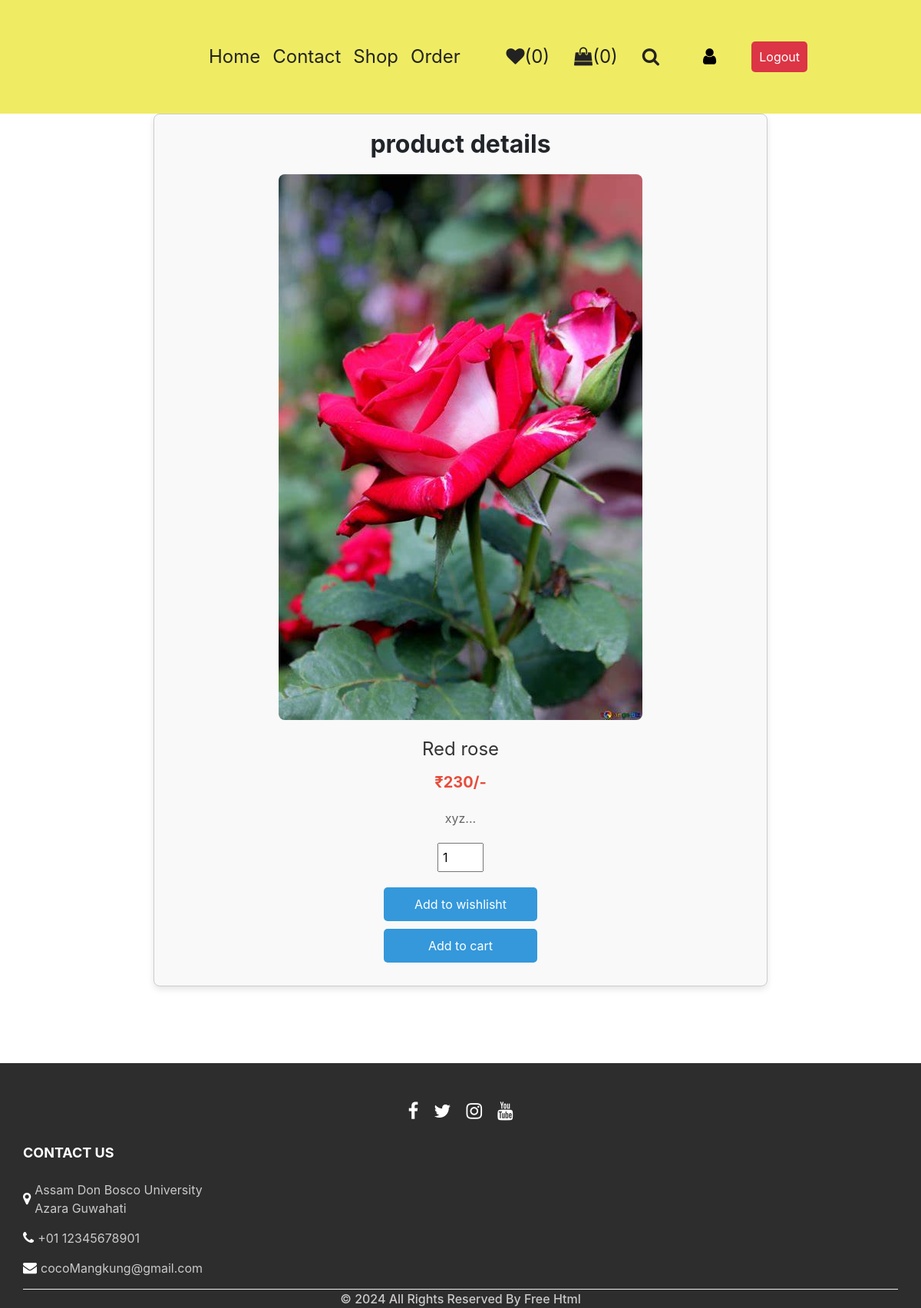
Page /view_page.php?pid=13 on the committed database.
### tables this page shows
CREATE TABLE `products` (
  `id` int(100) NOT NULL,
  `name` varchar(100) NOT NULL,
  `details` varchar(500) NOT NULL,
  `price` int(100) NOT NULL,
  `image` varchar(100) NOT NULL,
  `qty` int(100) NOT NULL
);

### view_page.php (the view, shortened to what this page needs)
<?php
@include 'config.php';
?>
<!DOCTYPE html>
<html lang="en">
<head>
   <link rel="stylesheet" href="https://cdnjs.cloudflare.com/ajax/libs/font-awesome/6.0.0/css/all.min.css">
   <link rel="stylesheet" href="css_page/style1.css">
   <link rel="stylesheet" href="css_page/view_page1.css">
</head>
<body>
<?php @include 'heading.php'; ?>
<section class="quick-view">
    <h1 class="title">product details</h1>
    <?php
        if(isset($_GET['pid'])){
            $pid = $_GET['pid'];
            $select_products = mysqli_query($conn, "SELECT * FROM `products` WHERE id = '$pid'") or die('query failed');
         if(mysqli_num_rows($select_products) > 0){
            while($fetch_products = mysqli_fetch_assoc($select_products)){
    ?>
    <form action="" method="POST">
         <img src="uploaded_img/<?php echo $fetch_products['image']; ?>" alt="" class="image">
         <div class="sub-container">
         <div class="name"><?php echo $fetch_products['name']; ?></div>
         <div class="price">₹<?php echo $fetch_products['price']; ?>/-</div>
         <div class="details"><?php echo $fetch_products['details']; ?></div>
         <input type="number" name="product_quantity" value="1" min="0" class="qty">
         <button type="submit" value="add to wishlist" name="add_to_wishlist" class="btn btn-primary">Add to wishlisht</button>
         <button type="submit" value="add to cart" name="add_to_cart" class="btn btn-primary">Add to cart</button>
            </div>
      </form>
    <?php
            }
        }else{
        echo '<p class="empty">no products details available!</p>';
        }
    }
    ?>
</section>
<?php @include 'footing.php'; ?>
</body>
</html>

### css_page/style1.css (style rules this page uses)
body { font-family: "poppins", sans-serif; color: #101010; background-color: #ffffff; }

### css_page/view_page1.css (style rules this page uses)
.quick-view { max-width: 800px; margin: 0 auto; padding: 20px; text-align: center; border: 1px solid #ccc; border-radius: 8px; background-color: #f9f9f9; box-shadow: 0 4px 8px rgba(0, 0, 0, 0.1); }
.quick-view .title { font-size: 2rem; margin-bottom: 20px; font-weight: bold; }
.quick-view .image { max-width: 100%; height: auto; margin-bottom: 20px; border-radius: 8px; }
.quick-view .name { font-size: 1.5rem; margin-bottom: 10px; color: #333; }
.quick-view .price { font-size: 1.25rem; margin-bottom: 20px; color: #e74c3c; font-weight: bold; }
.quick-view .details { margin-bottom: 20px; font-size: 1rem; color: #666; }
.quick-view .qty { width: 60px; padding: 5px; margin: 20px auto; display: block; }
.quick-view .btn, .quick-view .option-btn { display: block; width: 200px; margin: 10px auto; padding: 10px 20px; background-color: #3498db; color: white; text-decoration: none; border: none; border-radius: 5px; cursor: pointer; font-size: 1rem; }

### css_page/heading2.css (style rules this page uses)
.btn, .btn:focus { outline: none !important; -webkit-box-shadow: none; box-shadow: none; }

### rows in the picture
products: image (picture), name "Red rose", price "230", details "xyz..."

### other values in the picture
$wishlist_num_rows "0"
$cart_num_rows "0"
